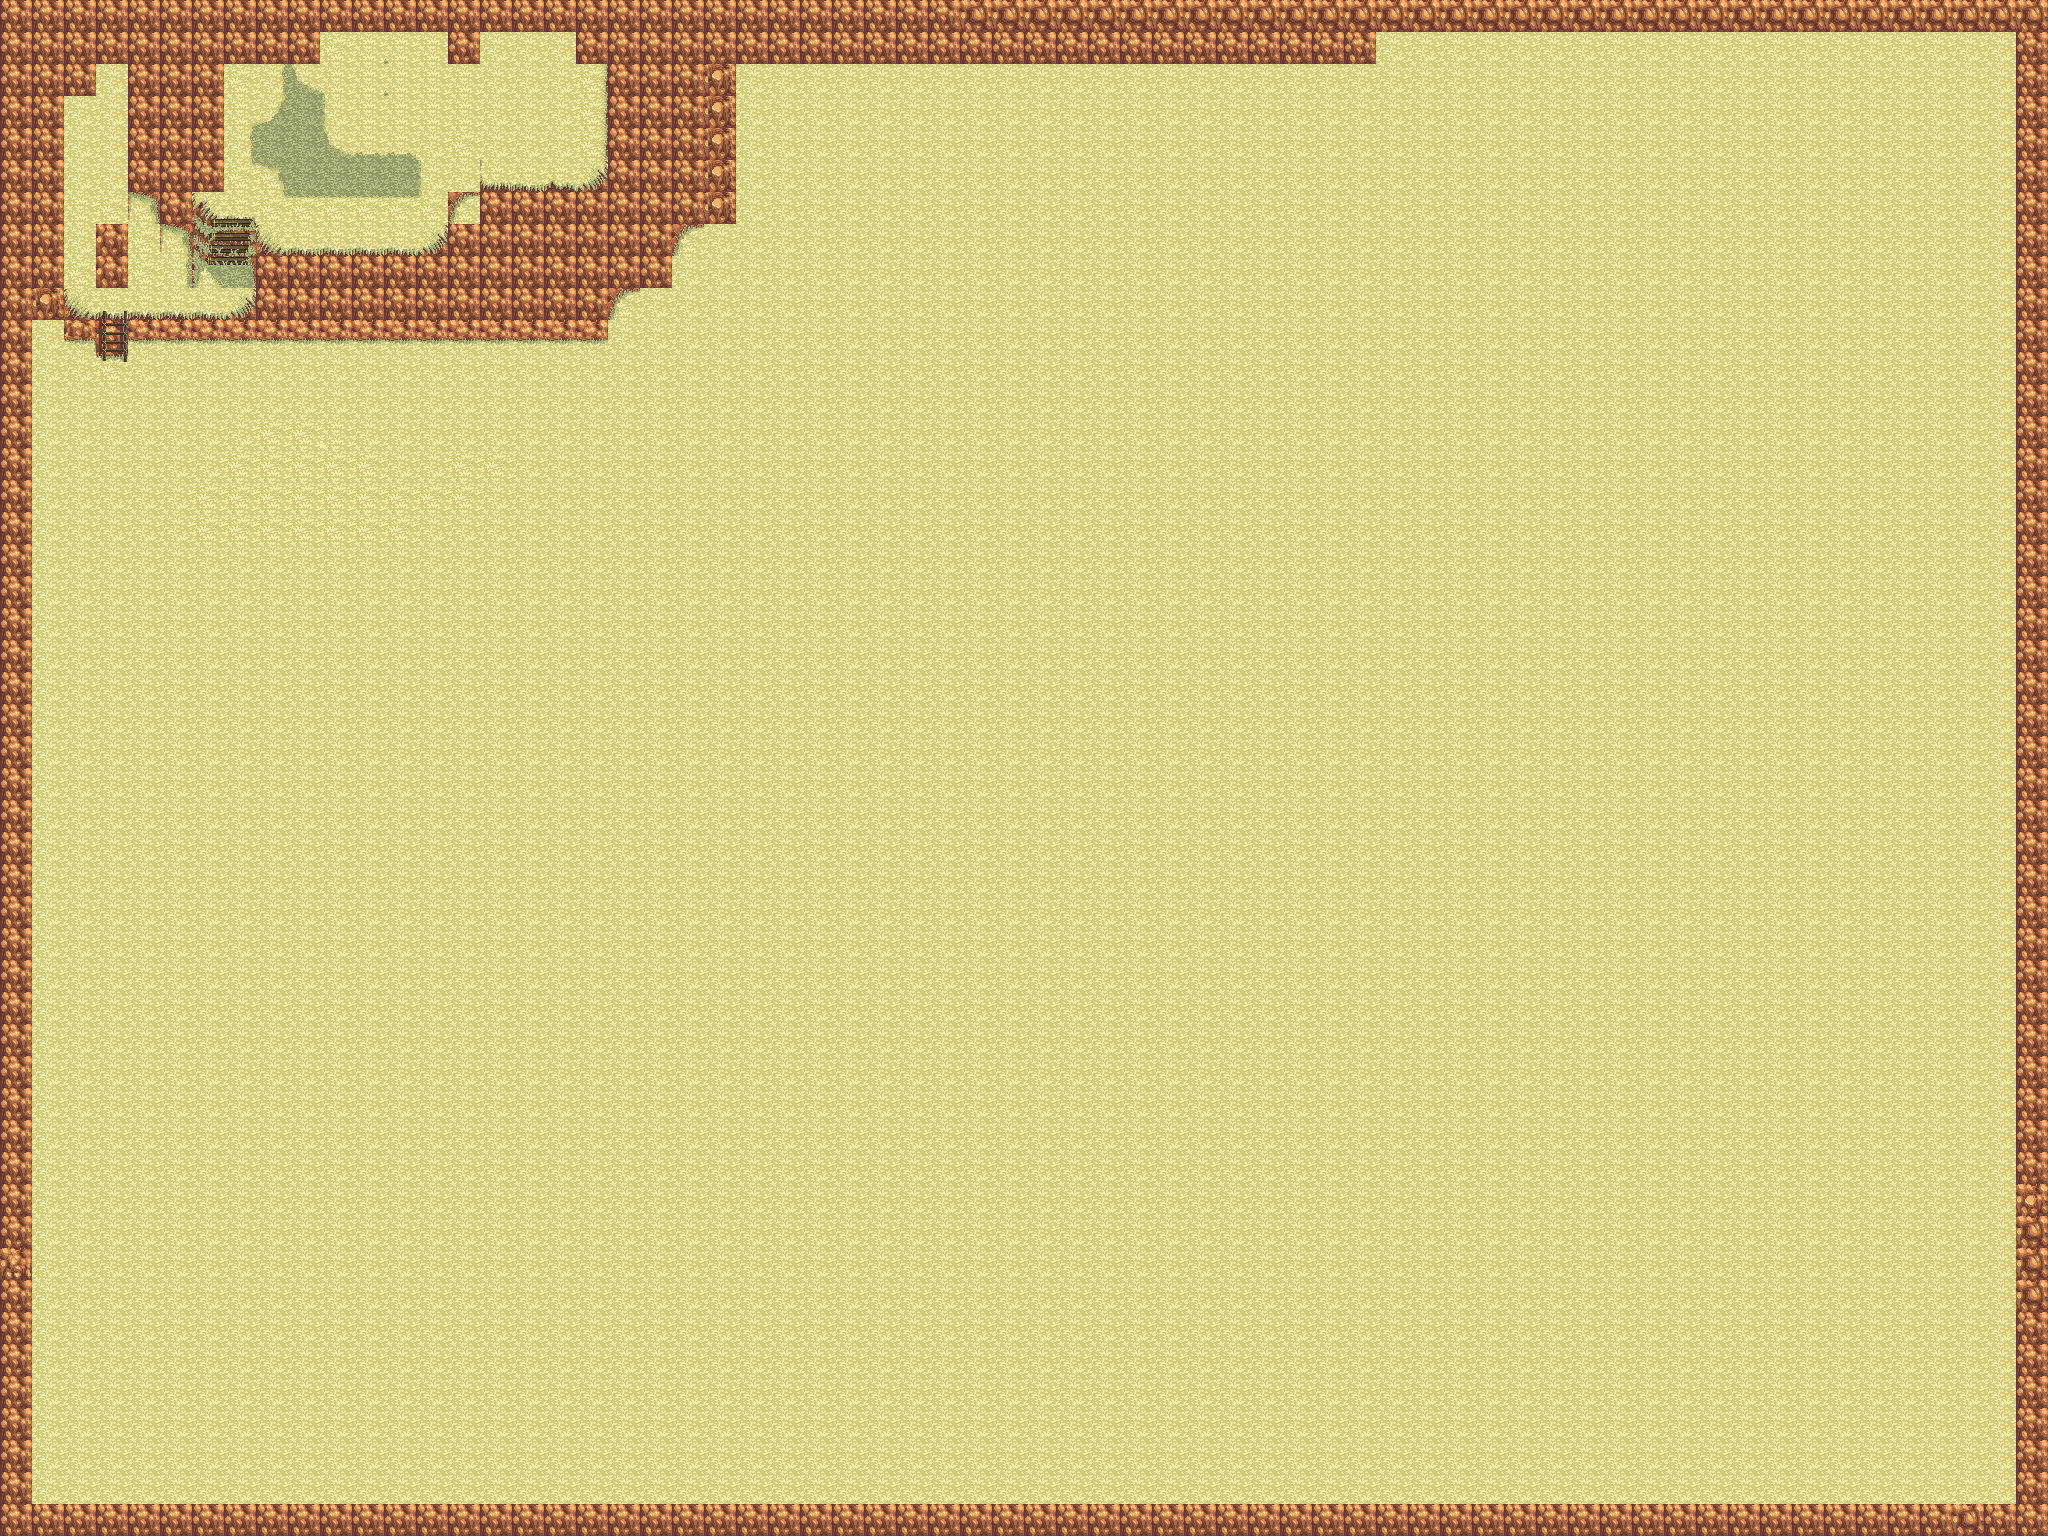

Below is a game level as drawn by its tile map, then a one-line description and the .tmx that defines it (tile-layer data replaced by summaries):
An orthogonal 64x48 tile map with 32x32 px tiles, 1 tile layer (Tile Layer 1).

<map version="1.0" orientation="orthogonal" width="64" height="48" tilewidth="32" tileheight="32">
 <tileset firstgid="1" name="hyptosis_tile-art-batch-1_0" tilewidth="32" tileheight="32">
  <image source="hyptosis_tile-art-batch-1_0.png" width="960" height="960" />
 </tileset>
 <layer name="Tile Layer 1" width="64" height="48">
  <data>[3072 cells, 3072 non-empty, 43 distinct tile ids]</data>
 </layer>
</map>
